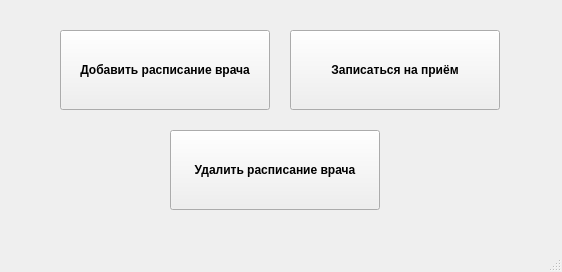
<?xml version="1.0" encoding="UTF-8"?>
<ui version="4.0">
 <class>MainWindow</class>
 <widget class="QMainWindow" name="MainWindow">
  <property name="geometry">
   <rect>
    <x>0</x>
    <y>0</y>
    <width>562</width>
    <height>272</height>
   </rect>
  </property>
  <property name="windowTitle">
   <string>Талоны</string>
  </property>
  <widget class="QWidget" name="centralwidget">
   <widget class="QPushButton" name="addDoctorButton">
    <property name="geometry">
     <rect>
      <x>60</x>
      <y>30</y>
      <width>210</width>
      <height>80</height>
     </rect>
    </property>
    <property name="font">
     <font>
      <weight>75</weight>
      <bold>true</bold>
     </font>
    </property>
    <property name="text">
     <string>Добавить расписание врача</string>
    </property>
   </widget>
   <widget class="QPushButton" name="addTicketButton">
    <property name="geometry">
     <rect>
      <x>290</x>
      <y>30</y>
      <width>210</width>
      <height>80</height>
     </rect>
    </property>
    <property name="font">
     <font>
      <weight>75</weight>
      <bold>true</bold>
     </font>
    </property>
    <property name="text">
     <string>Записаться на приём</string>
    </property>
   </widget>
   <widget class="QPushButton" name="deleteDoctorButton">
    <property name="geometry">
     <rect>
      <x>170</x>
      <y>130</y>
      <width>210</width>
      <height>80</height>
     </rect>
    </property>
    <property name="font">
     <font>
      <weight>75</weight>
      <bold>true</bold>
     </font>
    </property>
    <property name="text">
     <string>Удалить расписание врача</string>
    </property>
   </widget>
  </widget>
  <widget class="QMenuBar" name="menubar">
   <property name="geometry">
    <rect>
     <x>0</x>
     <y>0</y>
     <width>562</width>
     <height>20</height>
    </rect>
   </property>
  </widget>
  <widget class="QStatusBar" name="statusbar"/>
 </widget>
 <resources/>
 <connections/>
</ui>
